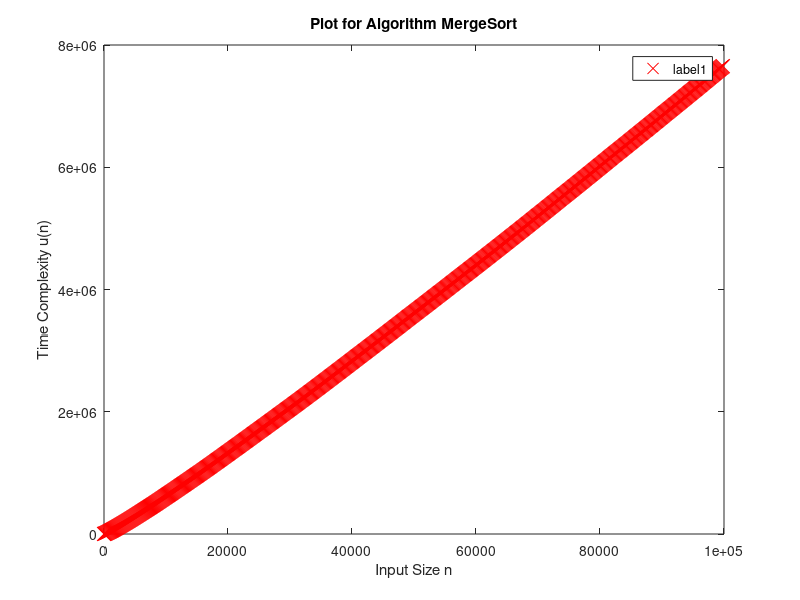
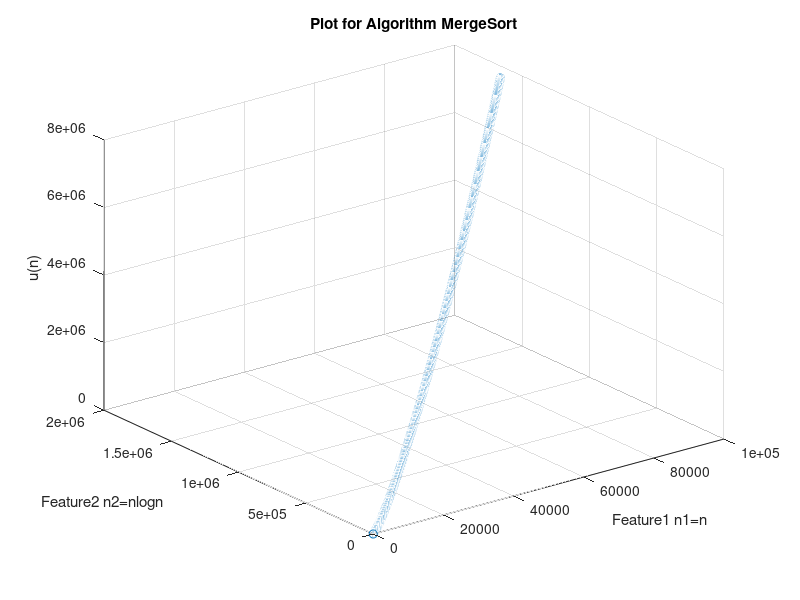

Reproduce these figures in MATLAB, in order. (Note: this script raises an error after producing the figures.)
clc



#load the training dataset
data=load('MergeSort.txt');
#or
#data=load('QuickSortLastPivot.txt');

[row,col]=size(data)
#extract first column as y practical running time
y=data(:,1);
#and subsequent rows as x the features n
x=data(:,2:end)
size(x)


#extend the features to get a regression fit such as nlogn,n,etc

#for QuickSort
#x = [x,x.*x]
#for MergeSort/QuickSort
x = [x,x.*log2(x)]



[row,col]=size(x)

#plotting_data_2d
figure(1)
plot(x(:,1), y, 'rx', 'MarkerSize', 10) #try experimenting with -xr -ob
title('Plot for Algorithm MergeSort');
#title('Plot for Algorithm QuickSort');
ylabel('Time Complexity u(n)'); % Set the y  axis label
xlabel('Input Size n'); % Set the x  axis label
legend('label1','label2')
#plotting data 3d if 3 (or more) variables are present
if(col>=2)
  figure(2)
  scatter3(x(:,1),x(:,2),y)
  title('Plot for Algorithm MergeSort');
  #title('Plot for Algorithm QuickSort');
  xlabel('Feature1 n1=n'); % Set the x  axis label
  ylabel('Feature2 n2=nlogn'); % Set the y  axis label
  zlabel('u(n)'); % Set the z axis label
endif



%% ================ Gradient Descent/Optimization ================


m = length(y);
#no of training examples
x = [ones(m , 1) , x];
% Add intercept term to X
[row,col]=size(x)
theta_0 = [zeros(1,col)]'
#initial theta is just a column vector of the number of features in x

options = optimset('GradObj' , 'on' , 'MaxIter' , 1500);
[theta_opt, cost] = fminunc(@ (t) computeCost(x,y,t) , theta_0 , options) 

#plotting the results/regression line obtained

figure(3)
plot(x(:,2), y, 'rx', 'MarkerSize', 10) #-xr -ob

title('Plot for Algorithm MergeSort');
#title('Plot for Algorithm QuickSort');
ylabel('Time Complexity u(n)'); % Set the y ? axis label
xlabel('Input Size n'); % Set the x ? axis label
#print first column only
hold on;
#now plotting the regression line
h=theta_opt'*x';
plot(x(:,2), h)
legend('original data points','regression line')
hold off;

